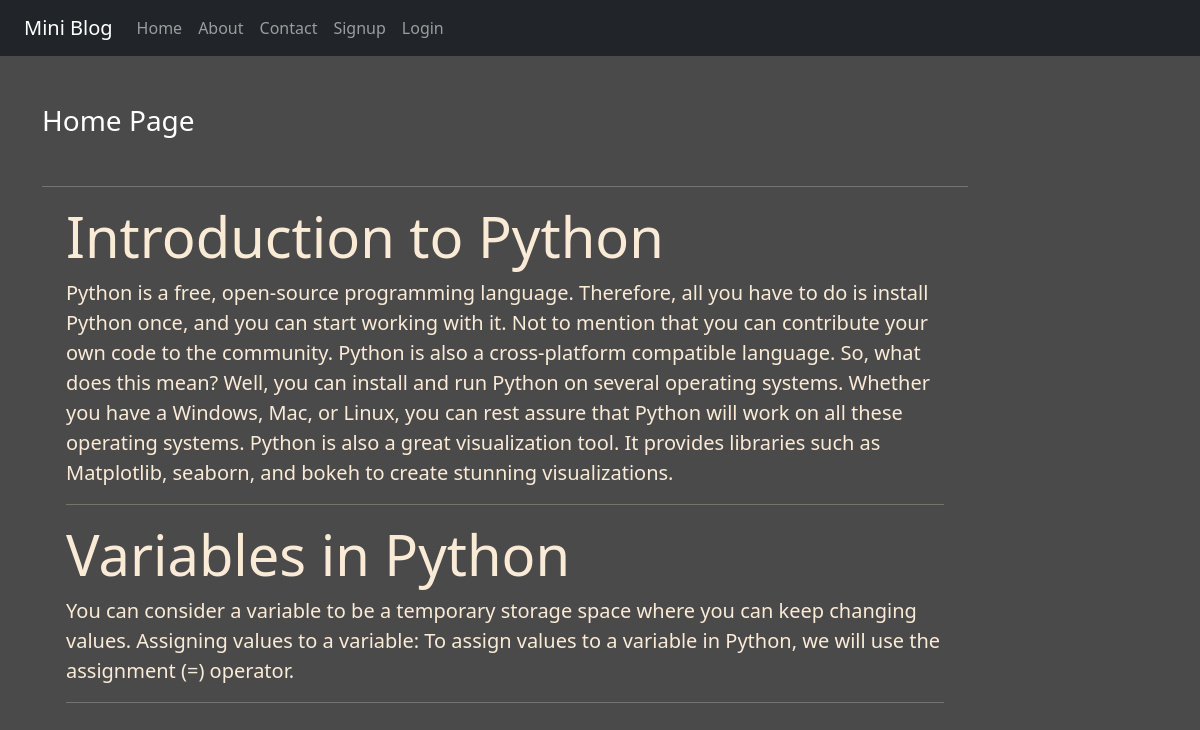
The page / on the database its author committed.
### blog/models.py (models this page shows)
class Post(models.Model):
    title = models.CharField(max_length=150)
    desc = models.TextField()

### blog/views.py (the view)
# urls.py: 2. Add a URL to urlpatterns:  path('', views.home, name='home')
def home(request):
    posts = Post.objects.all()
    return render(request, 'blog/home.html', {'posts': posts})

### blog/templates/blog/home.html
{% extends 'blog/base.html' %}
{% load static %}
{% block content %}
<div class="col-sm-10">
<h3 class="text-white my-5">Home Page</h3>
<hr>
{% for post in posts %}
  <div class="jumbotron jumbotron-fluid">
      <div class="container">
        <h1 class="display-4">{{post.title}}</h1>
        <p class="lead">{{post.desc}}</p>
        <hr>
      </div>
  </div>
{% endfor %}
</div>
{% endblock content %}

### blog/static/blog/css/style.css (style rules this page uses)
body { background-color: rgb(75, 74, 74); color: antiquewhite; }

### rows shown on the page
Post: title "Introduction to Python", desc "Python is a free, open-source programming language. Therefore, all you have to do is install Python once, and you can start working with it. Not to mention that you can contribute your own code to the community. Python is also a cross-platform compatible language. So, what does this mean? Well, you can install and run Python on several operating systems. Whether you have a Windows, Mac, or Linux, you can rest assure that Python will work on all these operating systems. Python is also a great visualization tool. It provides libraries such as Matplotlib, seaborn, and bokeh to create stunning visualizations."
Post: title "Variables in Python", desc "You can consider a variable to be a temporary storage space where you can keep changing values. Assigning values to a variable: To assign values to a variable in Python, we will use the assignment (=) operator."
